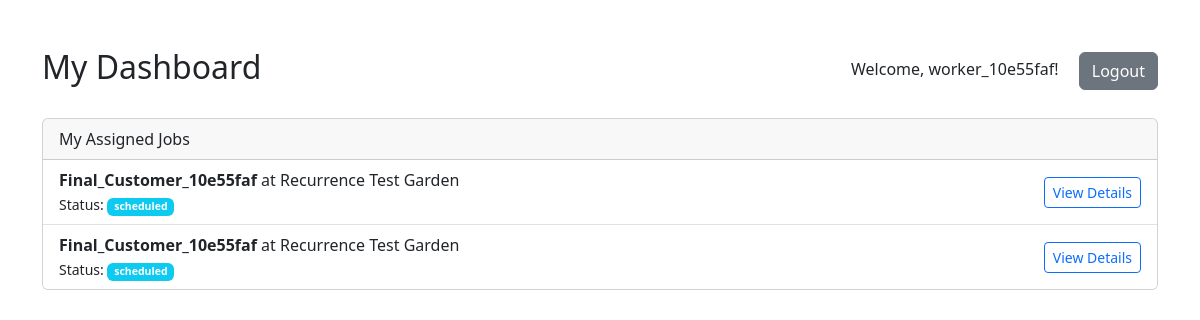
The app's page /dashboard (signed in) with its own data.
### app/models.py (models this page shows, shortened)
class User(db.Model, UserMixin):
    id = db.Column(db.Integer, primary_key=True)
    username = db.Column(db.String(80), unique=True, nullable=False)
    password_hash = db.Column(db.String(128), nullable=False)
    role = db.Column(db.String(20), nullable=False) # 'organizer' or 'worker'
    jobs = db.relationship('Job', backref='worker', lazy=True)

class Job(db.Model):
    id = db.Column(db.Integer, primary_key=True)
    location = db.Column(db.String(200), nullable=False)
    duration = db.Column(db.Integer, nullable=False) # Estimated duration in minutes
    status = db.Column(db.String(20), nullable=False, default='scheduled') # scheduled, in_progress, completed
    start_time = db.Column(db.DateTime, nullable=True)
    end_time = db.Column(db.DateTime, nullable=True)
    worker_id = db.Column(db.Integer, db.ForeignKey('user.id'), nullable=False)
    customer_id = db.Column(db.Integer, db.ForeignKey('customer.id'), nullable=False)
    scheduled_date = db.Column(db.Date, nullable=True)
    scheduled_time = db.Column(db.Time, nullable=True)
    recurrence_rule = db.Column(db.String(50), nullable=True)

class Customer(db.Model):
    id = db.Column(db.Integer, primary_key=True)
    name = db.Column(db.String(100), nullable=False)
    address = db.Column(db.String(200))
    phone = db.Column(db.String(20))
    email = db.Column(db.String(100))
    jobs = db.relationship('Job', backref='customer', lazy=True)

### app/routes.py (the view)
@main.route('/dashboard')
@login_required
def dashboard():
    if current_user.role == 'organizer':
        jobs = Job.query.order_by(Job.id.desc()).all()
        return render_template('dashboard_organizer.html', jobs=jobs)
    else: # worker
        jobs = Job.query.filter_by(worker_id=current_user.id).order_by(Job.id.desc()).all()
        return render_template('dashboard_worker.html', jobs=jobs)

### app/__init__.py (called while the page is built)
def create_app():
    app = Flask(__name__, template_folder='../templates', static_folder='../static')
    app.config['SQLALCHEMY_DATABASE_URI'] = 'sqlite:///scheduler.db'
    app.config['SQLALCHEMY_TRACK_MODIFICATIONS'] = False
    app.config['SECRET_KEY'] = 'a-secret-key' # Needed for session management
    db.init_app(app)
    from .routes import main as main_blueprint
    app.register_blueprint(main_blueprint)
    from flask_login import LoginManager
    login_manager = LoginManager()
    login_manager.login_view = 'main.login'
    login_manager.init_app(app)
    from .models import User
    @login_manager.user_loader
    def load_user(user_id):
        return User.query.get(int(user_id))
    with app.app_context():
        db.create_all()
    return app

### templates/dashboard_worker.html (shortened to what this page needs)
{% extends "base.html" %}
{% block content %}
<div class="d-flex justify-content-between align-items-center mt-5">
  <h2>My Dashboard</h2>
  <div>
    <span class="me-3">Welcome, {{ current_user.username }}!</span>
    <a href="{{ url_for('main.logout') }}" class="btn btn-secondary">Logout</a>
  </div>
</div>
<div class="card mt-4">
  <div class="card-header">
    My Assigned Jobs
  </div>
  <ul class="list-group list-group-flush">
    {% for job in jobs %}
      <li class="list-group-item d-flex justify-content-between align-items-center">
        <div>
          <strong>{{ job.customer.name }}</strong> at {{ job.location }}<br>
          <small>Status: <span class="badge bg-info">{{ job.status }}</span></small>
        </div>
        <a href="{{ url_for('main.job_details', job_id=job.id) }}" class="btn btn-sm btn-outline-primary">View Details</a>
      </li>
    {% else %}
      <li class="list-group-item">You have no assigned jobs.</li>
    {% endfor %}
  </ul>
</div>
{% endblock %}

### records on screen
User: username "worker_10e55faf"
Job: customer.name "Final_Customer_10e55faf", location "Recurrence Test Garden", status "scheduled"
Job: customer.name "Final_Customer_10e55faf", location "Recurrence Test Garden", status "scheduled"
